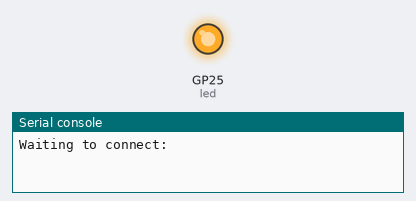
Bench run of a program on a simulated Raspberry Pi Pico running MicroPython. On the bench: output pins drawn as LEDs (lit = HIGH), the last lines printed to the serial console. WiFi joins after 1.5 s. At 2.0 s the program stops and its outputs stay as they are.

Above: at 0.1 s.
At 1.1 s:
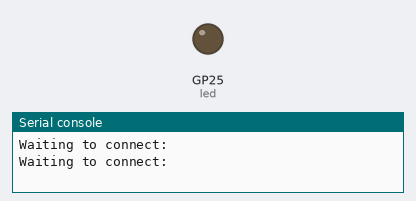
Timing chart, 0 to 3.5 s (numbered marks = the images above):
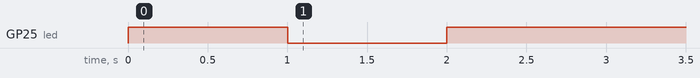

The program:

PicoW_wifi_2.py
```python
import network
import time
import machine

led = machine.Pin("LED", machine.Pin.OUT)

wlan = network.WLAN(network.STA_IF)
wlan.active(True)
wlan.connect('Ardfern Motorhome Park', 'ARDFERNMP')

while not wlan.isconnected() and wlan.status() >= 0:
    print("Waiting to connect:")
    led.toggle()
    time.sleep(1)

led.on()
print(wlan.ifconfig())
```

Measured:
- by itself, GP25 (led): LOW → HIGH at 0.00 s, → LOW 1.0 s later, → HIGH 1.0 s later
